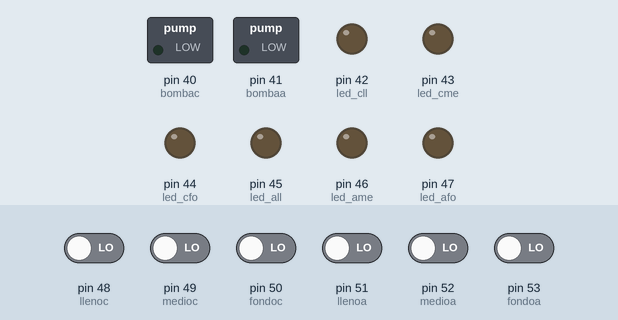
This sketch was run on a simulated Arduino Mega 2560, built with avr-gcc and run on an emulated ATmega2560. Parts: switched loads named in the sketch (green lamp = pin HIGH), output pins drawn as LEDs (lit = HIGH). Dashed ring = blinking. The test bench sets the inputs (shaded band); at power-on: pin 48 (llenoc), pin 49 (medioc), pin 50 (fondoc), pin 51 (llenoa), pin 52 (medioa), pin 53 (fondoa) LOW.

Above: at 1.2 s.
1.3 s: pin 48 (llenoc) driven HIGH
At 2.5 s:
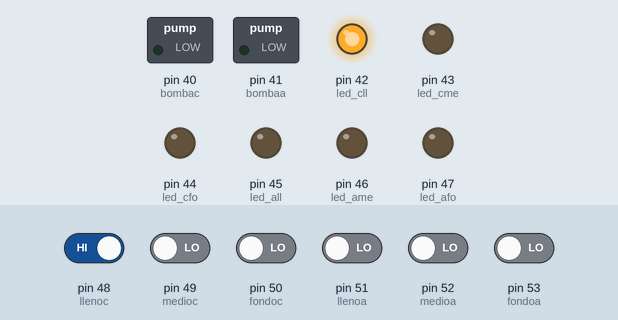
2.8 s: pin 49 (medioc) driven HIGH
At 3.9 s:
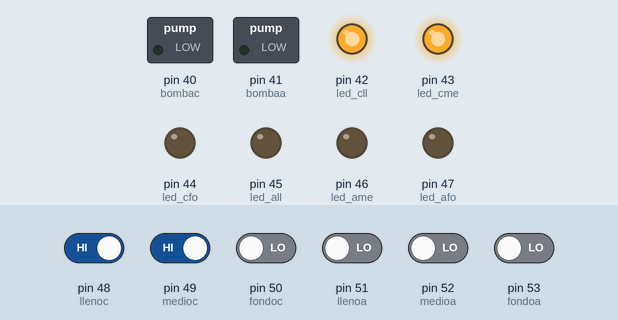
4.3 s: pin 50 (fondoc) driven HIGH
At 5.7 s:
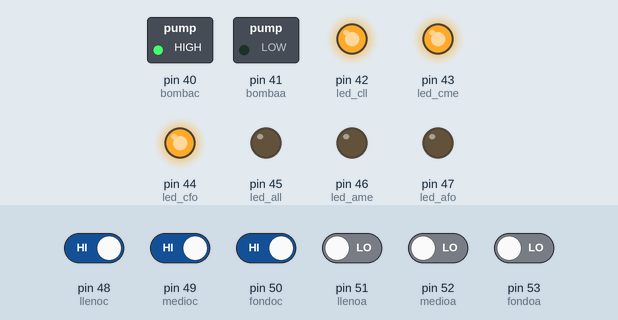
6.0 s: pin 51 (llenoa) driven HIGH
At 6.4 s:
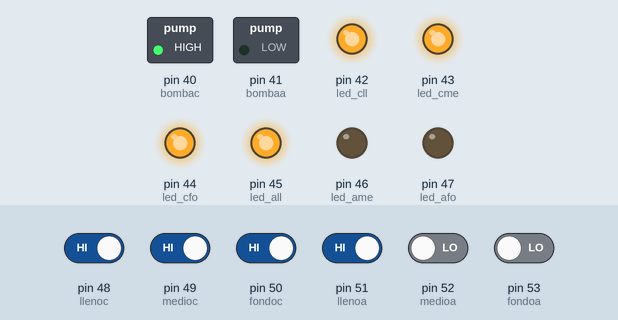
7.5 s: pin 52 (medioa) driven HIGH
At 8.8 s:
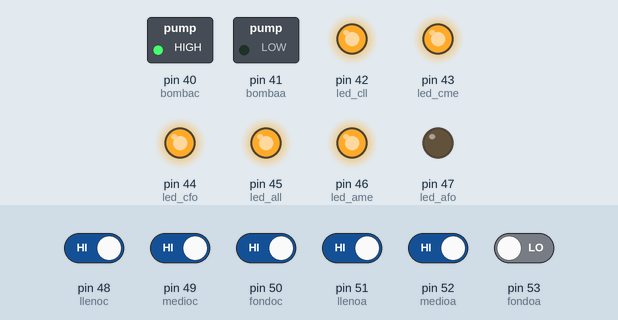
9.1 s: pin 53 (fondoa) driven HIGH
At 11.7 s:
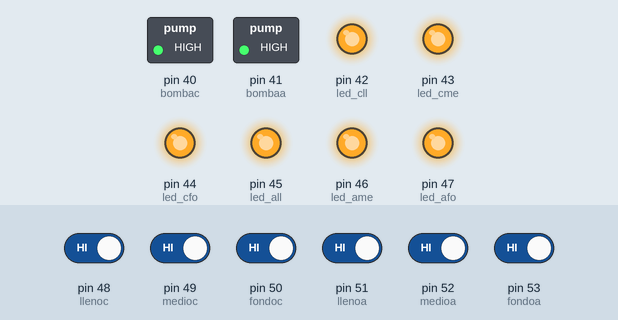
Timing chart, 0 to 13.1 s (numbered marks = the images above; inputs shaded):
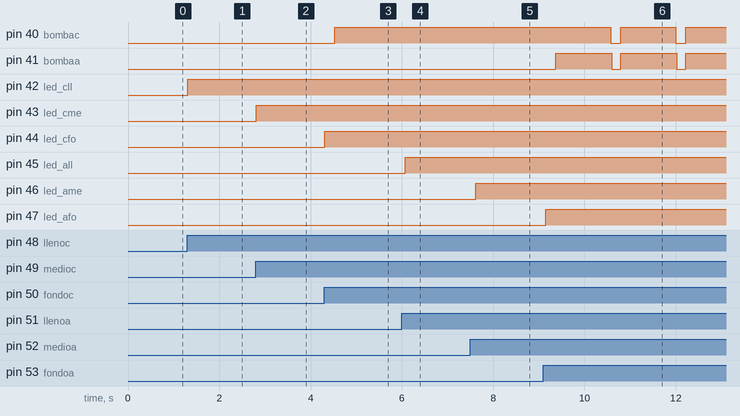

The sketch:

ALJIBE.ino
```cpp
int fondoa=53;
int medioa=52;
int llenoa=51;

int fondoc=50;
int medioc=49;
int llenoc=48;


int led_afo=47;
int led_ame=46;
int led_all=45;

int led_cfo=44;
int led_cme=43;
int led_cll=42;

int bombaa=41;
int bombac=40;


void setup() {
//Aljibe
pinMode(fondoa,INPUT); //fondo
pinMode(medioa,INPUT); //medio
pinMode(llenoa,INPUT); //lleno
//Cisterna
pinMode(fondoc,INPUT); //fondo
pinMode(medioc,INPUT); //medio
pinMode(llenoc,INPUT); //fondo
//leds
pinMode(led_afo,OUTPUT); //aljibe fondo
pinMode(led_ame,OUTPUT); //aljibe medio
pinMode(led_all,OUTPUT); //aljibe lleno

pinMode(led_cfo,OUTPUT); //cisterna fondo
pinMode(led_cme,OUTPUT); //cisterna medio
pinMode(led_cll,OUTPUT); //cisterna llena
//Bombas
pinMode(bombaa,OUTPUT);
pinMode(bombac,OUTPUT);
}

void loop() {
//Lectura de datos
fondoa=digitalRead(53);
medioa=digitalRead(52);
llenoa=digitalRead(51);
fondoc=digitalRead(50);
medioc=digitalRead(49);
llenoc=digitalRead(48);
//Impresión del nivel
if(fondoa==HIGH){
  digitalWrite(led_afo,HIGH);
}
else { digitalWrite(led_afo,LOW);
}
if(medioa==HIGH){
  digitalWrite(led_ame,HIGH);
}
else { digitalWrite(led_ame,LOW);
}
if(llenoa==HIGH){
  digitalWrite(led_all,HIGH);
}
else { digitalWrite(led_all,LOW);
}

if(fondoc==HIGH){
  digitalWrite(led_cfo,HIGH);
}
else { digitalWrite(led_cfo,LOW);
}
if(medioc==HIGH){
  digitalWrite(led_cme,HIGH);
}
else { digitalWrite(led_cme,LOW);
}
if(llenoc==HIGH){
  digitalWrite(led_cll,HIGH);
}
else { digitalWrite(led_cll,LOW);
}
delay(20);

//Condicional bomba Aljibe-Cisterna
if(fondoa == HIGH && medioa == HIGH && llenoa == HIGH){
 digitalWrite(bombaa,HIGH);
}
else{
  digitalWrite(bombaa,LOW);
}
if(fondoc == HIGH && medioc == HIGH && llenoc == HIGH){
 digitalWrite(bombaa, LOW);
 delay(200);
 digitalWrite(bombac, HIGH);
}
else{
  digitalWrite(bombac, LOW);
}

if(fondoc == HIGH && medioc == HIGH && llenoc == HIGH && fondoa == HIGH && medioa == HIGH && llenoa == HIGH){
 digitalWrite(bombaa, HIGH);
 delay(200);
 digitalWrite(bombac, HIGH);
 delay(1000);
 digitalWrite(bombac, LOW);
 digitalWrite(bombac, LOW);


}

}
```

Measured:
- after the input at 1.3 s, pin 42 (led_cll): LOW → HIGH at once
- after the input at 2.8 s, pin 43 (led_cme): LOW → HIGH at once
- after the input at 4.3 s, pin 40 (bombac): LOW → HIGH after 0.23 s; pin 44 (led_cfo): LOW → HIGH at once
- after the input at 6.0 s, pin 45 (led_all): LOW → HIGH after 0.07 s
- after the input at 7.5 s, pin 46 (led_ame): LOW → HIGH after 0.12 s
- after the input at 9.1 s, pin 40 (bombac): alternates HIGH for 1.2 s and LOW for 0.22 s, starting after 1.5 s; pin 41 (bombaa): alternates HIGH for 1.2 s and LOW for 0.20 s, starting after 0.28 s; pin 47 (led_afo): LOW → HIGH after 0.06 s
